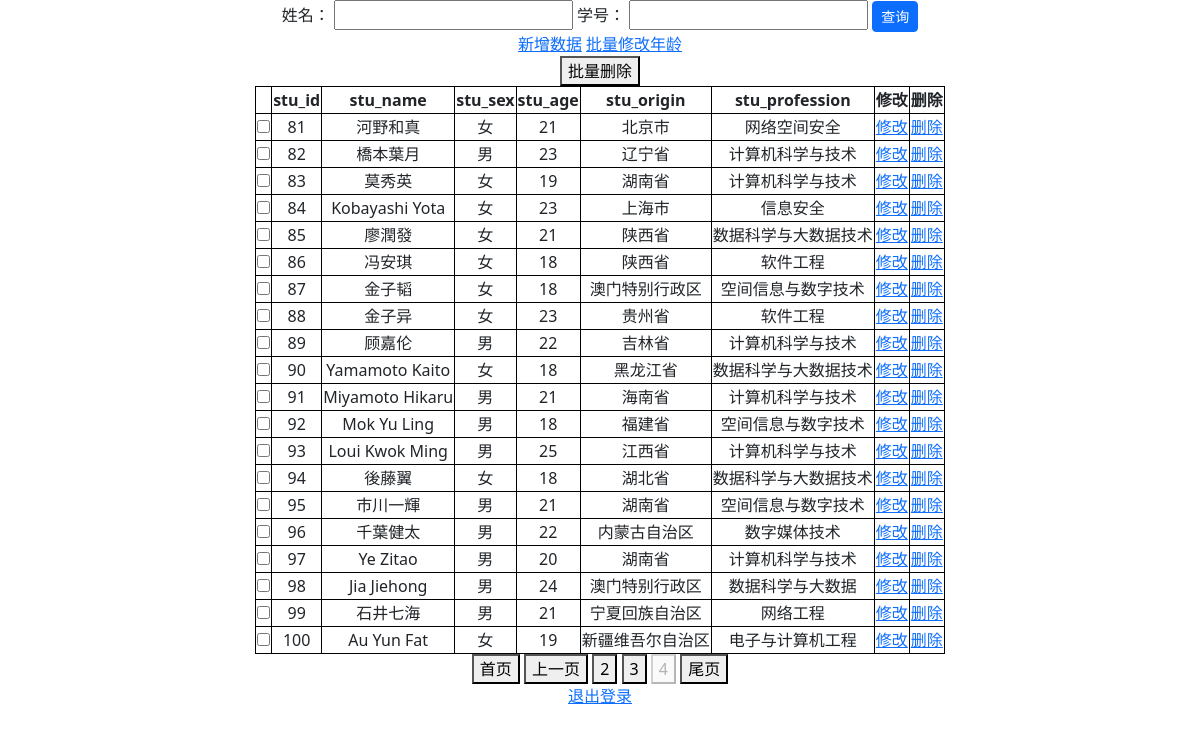
The page /?page=4 (signed in) on the database its author committed.
### tables this page shows
CREATE TABLE student_info(
stu_id int primary key not null,
stu_name varchar(50) not null,
stu_sex char(2) not null,
stu_age int not null,
stu_origin varchar(50) not null,
stu_profession varchar(50) not null
);

### app.py (the view)
@app.route("/", methods=["GET"])
def index():
    if not checkLogin():
        return redirect(url_for("login"))
    page = request.args.get("page", 1, type=int)
    ids = []
    values = []
    if "id" in request.args:
        ids.append("stu_id")
        stu_id = request.args.get("id", type=int)
        if stu_id != "" or stu_id is not None:
            values.append(stu_id)
    if "name" in request.args:
        ids.append("stu_name")
        stu_name = request.args.get("name", type=str)
        if stu_name != "" or stu_name is not None:
            values.append(stu_name.strip())
    if len(ids) != 0:
        desp, result = db.query2("student_info", ids, values)
    else:
        desp, result = db.selectAll("student_info")
    if len(result) == 0:
        flash("查询结果为空，请检查查询条件", "error")
    results, pagination = paging(result, page, per_page=20)
    return render_template(
        "show.html", results=results, desp=desp, pagination=pagination, page=page
    )

### app.py (called while the page is built)
def checkLogin():
    return True if "username" in session else False

### db/sql_conn.py (called while the page is built)
def close(conn):
    conn.close()

    def open(self):
        conn = sqlite3.connect(self.database)
        return conn

    def selectAll(self, table):
        conn = self.open()
        cur = conn.cursor()
        sql = "select * from %s" % table
        print(sql)
        cur.execute(sql)
        description = []
        for d in cur.description:
            description.append(d[0])
        result = cur.fetchall()
        cur.close()
        close(conn)
        return description, result

### hand_utils/util.py (called while the page is built)
def paging(result, page, per_page):
    pagination = len(result) // per_page
    if len(result) % per_page > 0:
        pagination += 1
    start = (page - 1) * per_page
    end = start + per_page
    results = result[start:end]
    return results, pagination

### templates/show.html (shortened to what this page needs)
<!DOCTYPE html>
<html lang="en">
<head>
    <link href="/static/bootstrap/css/bootstrap.min.css" rel="stylesheet">
    <link href="/static/css/pop-up.css" rel="stylesheet">
    <link href="/static/css/show.css" rel="stylesheet">
</head>
<body>
<center>
    <div id="container">
    <form id="queryForm">
        <label for="name">姓名：</label>
        <input type="text" name="name" id="name"/>
        <label for="id">学号：</label>
        <input type="text" name="id" id="id"/>
        <input type="button" value="查询" class="btn btn-primary btn-sm" onclick="checkBeforeQuery()"/>
    </form>
    <a href="/add">新增数据</a>
    <a href="/updateAge">批量修改年龄</a>
    <br>
    <form id="deleteForm">
        <button type="button" onclick="deleteForm()">批量删除</button>
        <table>
            <tr>
                <td></td>
                {% for d in desp %}
                <td><b>{{ d }}</b></td>
                {% endfor %}
                <td><b>修改</b></td>
                <td><b>删除</b></td>
            </tr>
            {% for item in results %}
            <tr>
                <td>
                    <input type="checkbox" , name="ids" , value="{{ item[0] }}">
                </td>
                {% for v in item %}
                <td>{{ v }}</td>
                {% endfor %}
                <td><a href="/update?id={{ item[0] }}">修改</a></td>
                <td><a href="/delete/{{ item[0] }}">删除</a></td>
            </tr>
            {% endfor %}
        </table>
    </form>
    <div>
        <button onclick="window.location.href='{{ url_for('index', page=1) }}'">首页</button>
        {% if page > 1 %}
        <button onclick="window.location.href='{{ url_for('index', page=page-1) }}'">上一页</button>
        {% endif %}
        {% for i in range(page-2, page+3) %}
        {% if i > 0 and i <= pagination %} {% if i !=page %}
        <button
                onclick="window.location.href='{{ url_for('index', page=i) }}'">{{ i }}
        </button>
        {% else %}
        <button disabled>{{ i }}</button>
        {% endif %}
        {% endif %}
        {% endfor %}
        <button onclick="window.location.href='{{ url_for('index', page=pagination) }}'">尾页</button>
    </div>
    <a href="/reset">退出登录</a>
</div>
</center>
</body>
</html>

### static/css/show.css (style rules this page uses)
table, tr, td { border: 1px solid black; text-align: center; }

### rows shown on the page
student_info: item "81" "女" "21", stu_name "河野和真", stu_origin "北京市", stu_profession "网络空间安全"
student_info: item "82" "男" "23", stu_name "橋本葉月", stu_origin "辽宁省", stu_profession "计算机科学与技术"
student_info: item "83" "女" "19", stu_name "莫秀英", stu_origin "湖南省", stu_profession "计算机科学与技术"
student_info: item "84" "女" "23", stu_name "Kobayashi Yota", stu_origin "上海市", stu_profession "信息安全"
student_info: item "85" "女" "21", stu_name "廖潤發", stu_origin "陕西省", stu_profession "数据科学与大数据技术"
student_info: item "86" "女" "18", stu_name "冯安琪", stu_origin "陕西省", stu_profession "软件工程"
student_info: item "87" "女" "18", stu_name "金子韬", stu_origin "澳门特别行政区", stu_profession "空间信息与数字技术"
student_info: item "88" "女" "23", stu_name "金子异", stu_origin "贵州省", stu_profession "软件工程"
student_info: item "89" "男" "22", stu_name "顾嘉伦", stu_origin "吉林省", stu_profession "计算机科学与技术"
student_info: item "90" "女" "18", stu_name "Yamamoto Kaito", stu_origin "黑龙江省", stu_profession "数据科学与大数据技术"
student_info: item "91" "男" "21", stu_name "Miyamoto Hikaru", stu_origin "海南省", stu_profession "计算机科学与技术"
student_info: item "92" "男" "18", stu_name "Mok Yu Ling", stu_origin "福建省", stu_profession "空间信息与数字技术"
student_info: item "93" "男" "25", stu_name "Loui Kwok Ming", stu_origin "江西省", stu_profession "计算机科学与技术"
student_info: item "94" "女" "18", stu_name "後藤翼", stu_origin "湖北省", stu_profession "数据科学与大数据技术"
student_info: item "95" "男" "21", stu_name "市川一輝", stu_origin "湖南省", stu_profession "空间信息与数字技术"
student_info: item "96" "男" "22", stu_name "千葉健太", stu_origin "内蒙古自治区", stu_profession "数字媒体技术"
student_info: item "97" "男" "20", stu_name "Ye Zitao", stu_origin "湖南省", stu_profession "计算机科学与技术"
student_info: item "98" "男" "24", stu_name "Jia Jiehong", stu_origin "澳门特别行政区", stu_profession "数据科学与大数据"
student_info: item "99" "男" "21", stu_name "石井七海", stu_origin "宁夏回族自治区", stu_profession "网络工程"
student_info: item "100" "女" "19", stu_name "Au Yun Fat", stu_origin "新疆维吾尔自治区", stu_profession "电子与计算机工程"

### other values the page prints
{{ d }} "stu_id" "stu_name" "stu_sex" "stu_age" "stu_origin" "stu_profession"
{{ i }} "2" "3"
{{ i }} "4"
